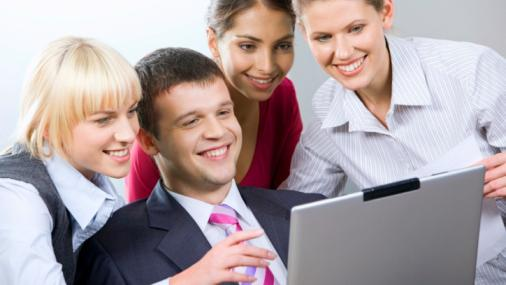
#> input picture haar Cascade_faceDetection/image1.jpg, 506 x 285 px
$ python haar_cascade_algo.py
#> lines starting #> are read from the running program, lines starting #| are printed output that depends on the picture; after the words box and inside, x2 and y2 are one past the last pixel; in counts of white or black regions, pixels touching at a corner belong together
import cv2

# Loading the image to be tested
test_image = cv2.imread('image1.jpg')
#> test_image is the input picture: shape (285, 506, 3); mean B, G, R 161.8, 159.4, 173.6

# Converting to grayscale
test_image_gray = cv2.cvtColor(test_image, cv2.COLOR_BGR2GRAY)
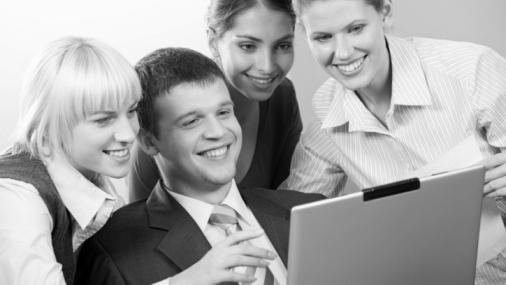
#> test_image_gray: shape (285, 506); min 0, max 254, mean 163.9

haar_cascade_face = cv2.CascadeClassifier('haarcascade_frontalface_default.xml')


def convertToRGB(image):
    return cv2.cvtColor(image, cv2.COLOR_BGR2RGB)


def detect_faces(cascade, test_image, scaleFactor=1.1):
    # create a copy of the image to prevent any changes to the original one.
#> called with scaleFactor = 1.1
    image_copy = test_image.copy()

    # convert the test image to gray scale as opencv face detector expects gray images
    gray_image = cv2.cvtColor(image_copy, cv2.COLOR_BGR2GRAY)

    # Applying the haar classifier to detect faces
    faces_rect = cascade.detectMultiScale(gray_image, scaleFactor=scaleFactor, minNeighbors=5)
#> faces_rect = [[163, 84, 88, 88], [296, 2, 86, 86], [71, 84, 88, 88], [220, 11, 91, 91]]

    for (x, y, w, h) in faces_rect:
        cv2.rectangle(image_copy, (x, y), (x + w, y + h), (0, 255, 0), 15)
#> this loop made 4 passes
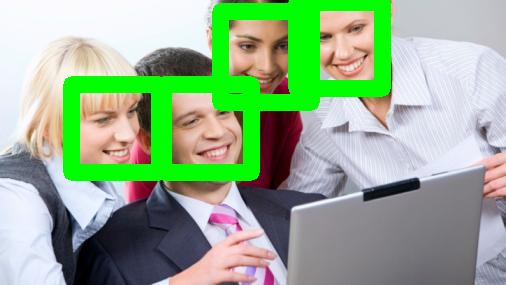
#> image_copy: shape (285, 506, 3); 14.13% of pixels changed, all inside (x1, y1, x2, y2) = (63, 0, 391, 181)
    return image_copy


img = detect_faces(haar_cascade_face, test_image)
cv2.imshow("image",convertToRGB(img))
cv2.waitKey(0)
